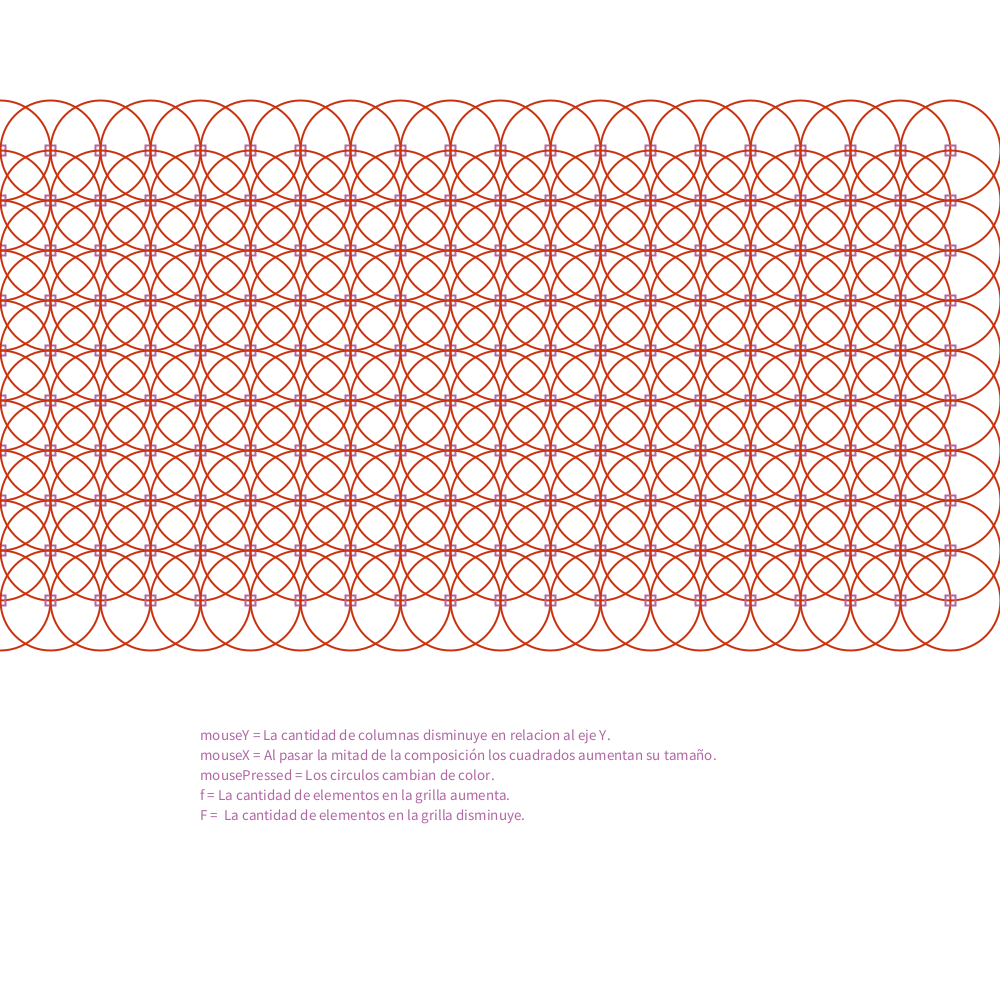
Frame 1 (no input)
Frame 60 (the mouse pressed at the canvas centre just before this capture): identical to frame 1, image omitted
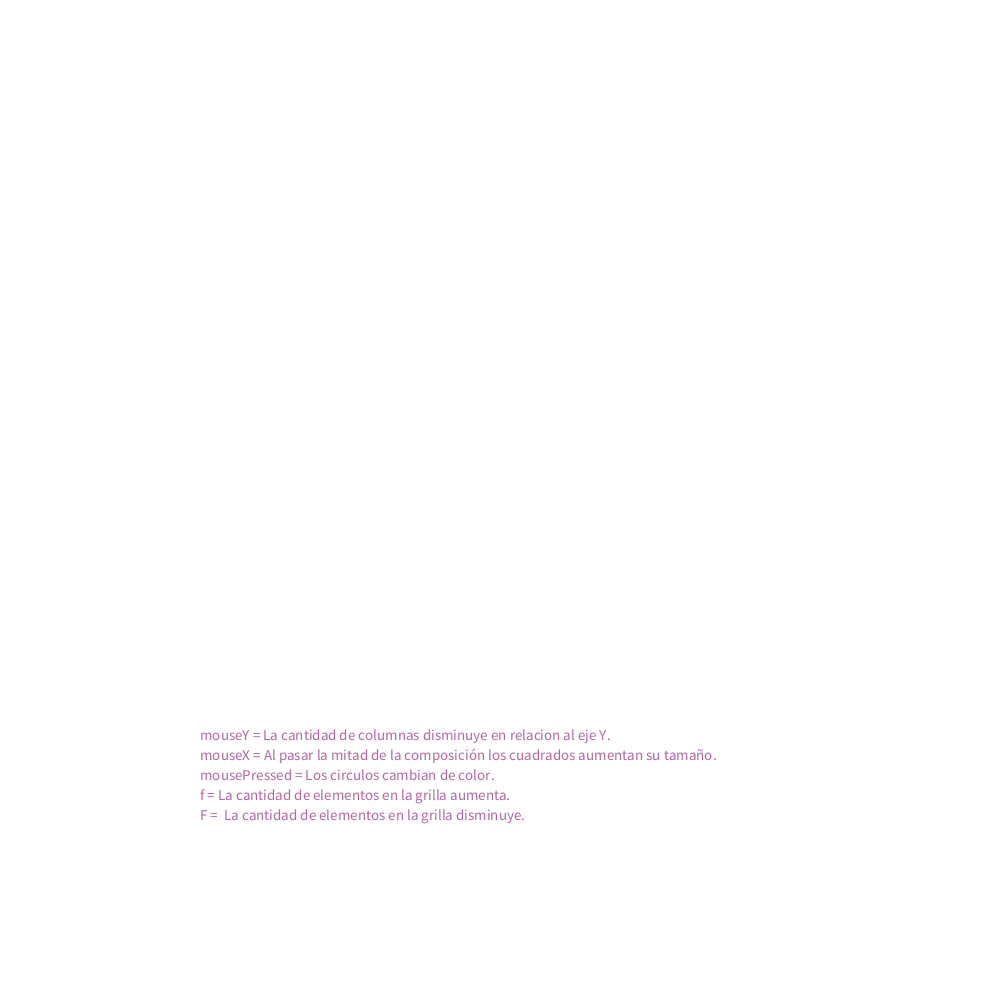
Frame 120 (the mouse held since frame 60 and released just before this capture)

The Processing sketch that drew these frames (run headless with seeded random() and noise(); from frame 60 on, the mouse is pressed at the canvas centre):

// Processing sketch: CatalinaJuezsc0
// ── CatalinaJuezsc0.pde
// Universidad del Desarrollo, Facultad de Diseño, Diseño Digital - 6to semestre - Expresión Digital II
// Catalina Juez
/*

 */
int  r, g, b, r2, g2, b2, tam, f;
int margen, margen2;
color miColor, miColor2;


void setup() {

  size(1000, 1000);

  r= 200;
  g= 50;
  b= 15;
  miColor = color(r, g, b);

  r2= 176;
  g2= 103;
  b2= 163;
  miColor2 = color(r2, g2, b2);

  tam = 10;

  margen = 150;
  margen2 = 150;

  f= 50;
}

void draw() {

  background(255);

  textSize(15);
  fill(miColor2);
  text("mouseY = La cantidad de columnas disminuye en relacion al eje Y.", 200, 740); 
  text("mouseX = Al pasar la mitad de la composición los cuadrados aumentan su tamaño.", 200, 760);
  text("mousePressed = Los circulos cambian de color.", 200, 780); 
  text("f = La cantidad de elementos en la grilla aumenta.", 200, 800); 
  text("F =  La cantidad de elementos en la grilla disminuye.", 200, 820);

  margen2= mouseY;
  for (int i = margen2; i < width - margen2; i+= f) {
    for (int j = margen; j < height- 350; j+= f) {
      noFill();
      strokeWeight(2);
      stroke(miColor);
      ellipse(i, j, 100, 100);

      rectMode(CENTER);
      stroke(miColor2);
      rect(i, j, tam, tam);
    }
  }

  if (mouseX > width/ 2) {
    tam = 40;
  } else {
    tam = 10;
  }
}

void mousePressed() {
  if (miColor == color(r, g, b)) {

    miColor = color(r2, g2, b2);
  } else {

    miColor = color(r, g, b);
  }
}

void keyPressed () {
  if (key == 'f') {
    f = 30;
  }
  if (key == 'F') {
    f = 50;
  }
}
